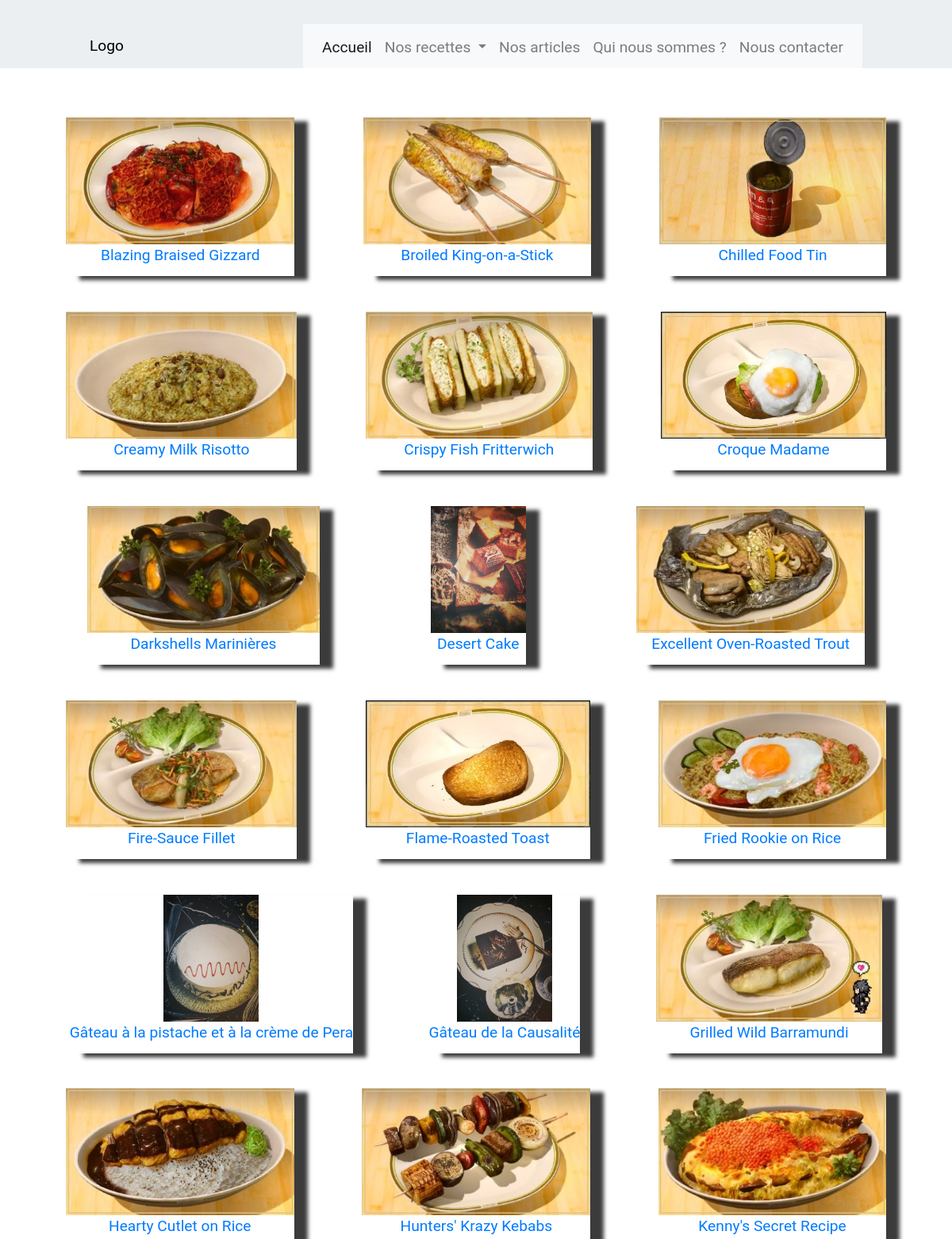
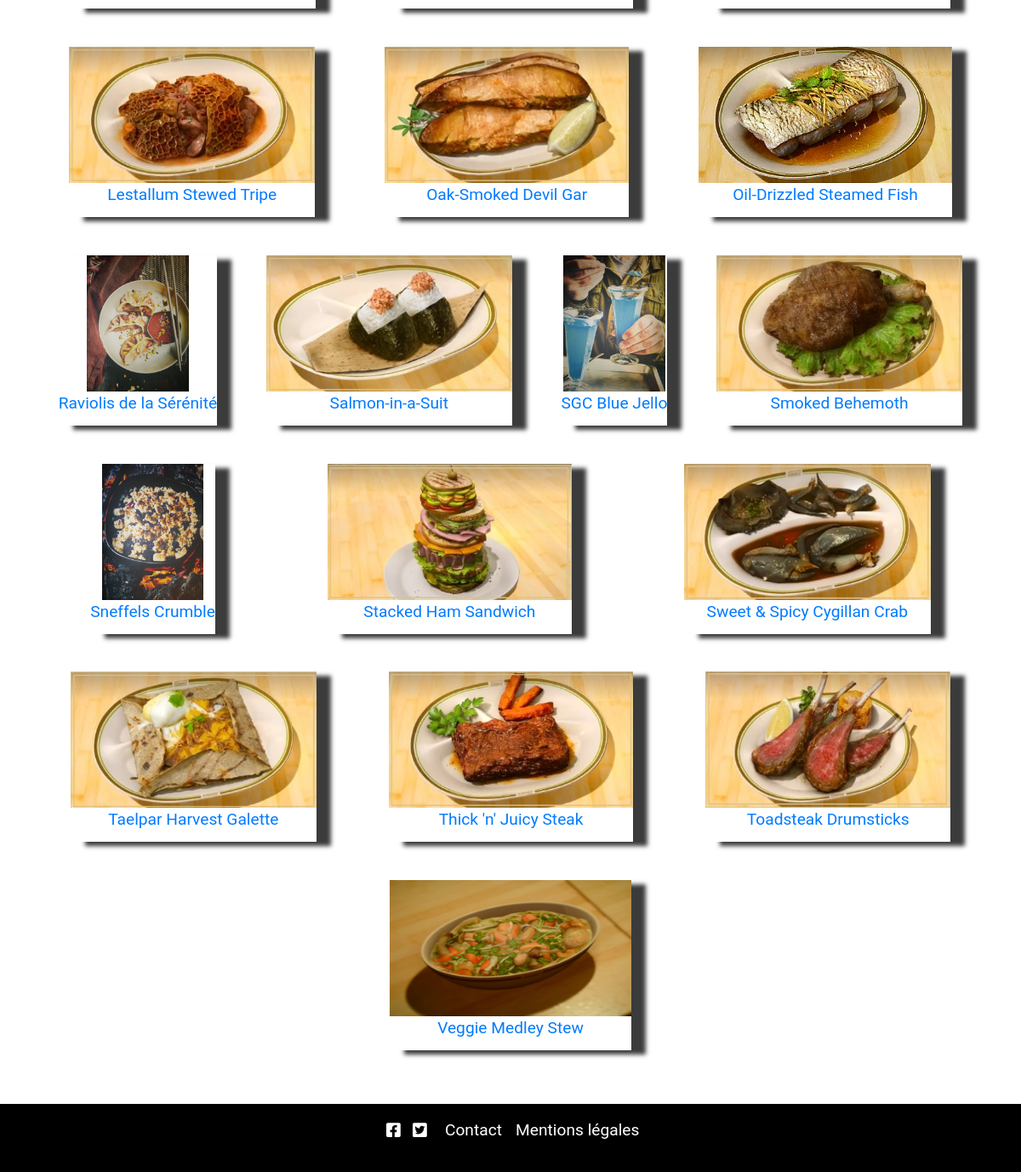
Page /front/nosrecettes.php on the committed database (2 pictures, top to bottom).
### tables this page shows
CREATE TABLE IF NOT EXISTS `recette` (
  `idRecette` int(4) NOT NULL AUTO_INCREMENT,
  `idOrigine` int(4) NOT NULL,
  `nomRecette` varchar(100) NOT NULL,
  `descriptionRecette` varchar(500) DEFAULT NULL,
  `dureeCuisson` varchar(100) DEFAULT NULL,
  `dureePreparation` varchar(100) DEFAULT NULL,
  `recetteRecette` varchar(5000) DEFAULT NULL,
  `effetsRecette` varchar(500) DEFAULT NULL,
  `idCategorie` int(4) NOT NULL,
  `idImage` int(4) DEFAULT NULL,
  `idEtat` int(4) DEFAULT NULL,
  PRIMARY KEY (`idRecette`),
  KEY `fkOrigine` (`idOrigine`),
  KEY `fkCategorie` (`idCategorie`),
  KEY `fkImage` (`idImage`),
  KEY `fkEtat` (`idEtat`)
);

### front/nosrecettes.php (the view, shortened to what this page needs)
<section id="pageRecette">
  <?php
    $base = connect();
    $requete= $base->query("SELECT * FROM recette ORDER BY nomRecette");
    while($ligne= $requete->fetch(PDO::FETCH_OBJ)){
      $thumbnail = '<figure class="miniRecette">';
      $thumbnail .= '<a href="recette.php?idrecette='.$ligne->idRecette.'">';
      $image= $base->query("SELECT urlImage FROM image WHERE idImage='".$ligne->idImage."'")->fetch(PDO::FETCH_OBJ);
      $image->urlImage = str_replace("_p", "_g", $image->urlImage);
      $thumbnail .= '<img src="'.$image->urlImage.'" alt="'.$ligne->nomRecette.'">';
      $thumbnail .= '<figcaption>'.$ligne->nomRecette.'</figcaption>';
      $thumbnail .= '</a>';
      $thumbnail .= '</figure>';
      echo $thumbnail;
    }
  ?>
</section>

### css/front.css (style rules this page uses)
* { margin:0; padding:0; box-sizing:border-box; }
a,input, textarea { outline:none; }
a { text-decoration: none; display: inline-block; }
body { font-size: 1.2rem; font-family: 'Roboto', sans-serif; }
header { justify-content: space-around; align-items: center; padding-top:30px; background-color:#eceff1 ; }
header ul { display: flex; list-style: none; height: 5vh; position: relative; }
header a { color: #000; }
object { width: 15vw; height: 15vh; pointer-events: none; }
header nav { z-index: 100; }
header li { background-color: #f8f9fa; }
#pageRecette { display: flex; justify-content: space-around; flex-wrap: wrap; padding: 5vh; }
.miniRecette { height: 25vh; width: auto; box-shadow: 17px 5px 5px rgba(0, 0, 0, 0.767); margin: 2%; text-align: center; }
.miniRecette img { display: inline-block; height: 20vh; }
footer { background-color: #000; color: #fff; height: 10vh; justify-content: center; align-items: center; }
#reseauxSociaux { margin-bottom: 15px; }
#reseauxSociaux a { padding: 5px; }
footer a { color: #fff; }

### rows in the picture
recette: nomRecette (picture), nomRecette "Blazing Braised Gizzard"
recette: nomRecette (picture), nomRecette "Broiled King-on-a-Stick"
recette: nomRecette (picture), nomRecette "Chilled Food Tin"
recette: nomRecette (picture), nomRecette "Creamy Milk Risotto"
recette: nomRecette (picture), nomRecette "Crispy Fish Fritterwich"
recette: nomRecette (picture), nomRecette "Croque Madame"
recette: nomRecette (picture), nomRecette "Darkshells Marinières"
recette: nomRecette (picture), nomRecette "Desert Cake"
recette: nomRecette (picture), nomRecette "Excellent Oven-Roasted Trout"
recette: nomRecette (picture), nomRecette "Fire-Sauce Fillet"
recette: nomRecette (picture), nomRecette "Flame-Roasted Toast"
recette: nomRecette (picture), nomRecette "Fried Rookie on Rice"
recette: nomRecette (picture), nomRecette "Gâteau à la pistache et à la crème de Pera"
recette: nomRecette (picture), nomRecette "Gâteau de la Causalité"
recette: nomRecette (picture), nomRecette "Grilled Wild Barramundi"
recette: nomRecette (picture), nomRecette "Hearty Cutlet on Rice"
recette: nomRecette (picture), nomRecette "Hunters' Krazy Kebabs"
recette: nomRecette (picture), nomRecette "Kenny's Secret Recipe"
recette: nomRecette (picture), nomRecette "Lestallum Stewed Tripe"
recette: nomRecette (picture), nomRecette "Oak-Smoked Devil Gar"
recette: nomRecette (picture), nomRecette "Oil-Drizzled Steamed Fish"
recette: nomRecette (picture), nomRecette "Raviolis de la Sérénité"
recette: nomRecette (picture), nomRecette "Salmon-in-a-Suit"
recette: nomRecette (picture), nomRecette "SGC Blue Jello"
recette: nomRecette (picture), nomRecette "Smoked Behemoth"
recette: nomRecette (picture), nomRecette "Sneffels Crumble"
recette: nomRecette (picture), nomRecette "Stacked Ham Sandwich"
recette: nomRecette (picture), nomRecette "Sweet & Spicy Cygillan Crab"
recette: nomRecette (picture), nomRecette "Taelpar Harvest Galette"
recette: nomRecette (picture), nomRecette "Thick 'n' Juicy Steak"
recette: nomRecette (picture), nomRecette "Toadsteak Drumsticks"
recette: nomRecette (picture), nomRecette "Veggie Medley Stew"
